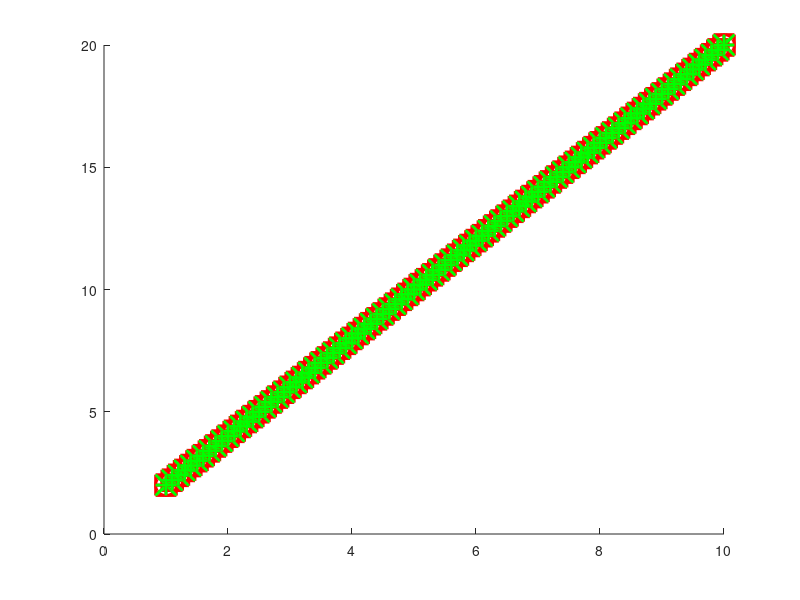

MATLAB code to generate this figure: (Note: this script raises an error after producing the figure.)
function draw_bar_changeB_2()
fig = figure;
hold on;

figure_MarkerSize = 15;
legend_FontSize = 20;

x_RAM_one = [1:0.1:10]; 
x_DAM_one = [1:0.1:10];
x_RAM_two = [1:0.1:10];
x_DAM_two = [1:0.1:10];
x_RAM_three = [1:0.1:10];
x_DAM_three = [1:0.1:10];
y_RAM_one = x_RAM_one * 2;
y_DAM_one = x_DAM_one * 2;
y_RAM_two = x_RAM_two * 2;
y_DAM_two = x_DAM_two * 2;
y_RAM_three = x_RAM_three * 2;
y_DAM_three = x_DAM_three * 2;
a = plot(x_RAM_one,y_RAM_one, 'ro-','LineWidth',2,'MarkerSize',figure_MarkerSize);
b = plot(x_DAM_one, y_DAM_one, 'g*-','LineWidth',2,'MarkerSize',figure_MarkerSize);

c = plot(x_RAM_two, y_RAM_two, 'rs:','LineWidth',2,'MarkerSize',figure_MarkerSize);
d = plot(x_DAM_two, y_DAM_two, 'gx:', 'LineWidth', 2,'MarkerSize',figure_MarkerSize);

e = plot(x_RAM_three, y_RAM_three, 'r+:','LineWidth',2,'MarkerSize',figure_MarkerSize);
f = plot(x_DAM_three, y_DAM_three, 'g+:', 'LineWidth', 2,'MarkerSize',figure_MarkerSize);


a.Visible='off';
b.Visible='off';
c.Visible='off';
d.Visible='off';
e.Visible='off';
f.Visible='off';

locationType = 'northoutside';
orientationType = 'horizontal';
textColor = 'black';
h = legend('RAM-Normal', 'DAM-Normal','RAM-Zipf','DAM-Zipf','RAM-MC-Normal','DAM-MC-Normal','Location',locationType,'Orientation',orientationType, 'TextColor', textColor);
set(h,'FontName','Times New Roman','FontSize',legend_FontSize,'FontWeight','normal');
axis off;